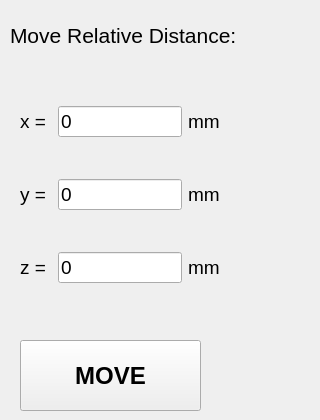
      <widget class="QWidget" name="RelativeMove">
       <widget class="QPushButton" name="relativemoveButton">
        <property name="geometry">
         <rect>
          <x>20</x>
          <y>340</y>
          <width>181</width>
          <height>71</height>
         </rect>
        </property>
        <property name="font">
         <font>
          <pointsize>18</pointsize>
          <weight>75</weight>
          <bold>true</bold>
         </font>
        </property>
        <property name="toolTip">
         <string>Move Stage Relative Distance</string>
        </property>
        <property name="text">
         <string>MOVE</string>
        </property>
       </widget>
       <widget class="QWidget" name="gridLayoutWidget_2">
        <property name="geometry">
         <rect>
          <x>20</x>
          <y>70</y>
          <width>200</width>
          <height>251</height>
         </rect>
        </property>
        <layout class="QGridLayout" name="gridLayout_2">
         <item row="2" column="1">
          <widget class="QLineEdit" name="yrelativeEdit">
           <property name="font">
            <font>
             <pointsize>14</pointsize>
            </font>
           </property>
           <property name="toolTip">
            <string>Enter distance to move in y</string>
           </property>
           <property name="text">
            <string>0</string>
           </property>
          </widget>
         </item>
         <item row="1" column="0">
          <widget class="QLabel" name="label_5">
           <property name="font">
            <font>
             <pointsize>14</pointsize>
            </font>
           </property>
           <property name="text">
            <string>x = </string>
           </property>
          </widget>
         </item>
         <item row="3" column="0">
          <widget class="QLabel" name="label_7">
           <property name="font">
            <font>
             <pointsize>14</pointsize>
            </font>
           </property>
           <property name="text">
            <string>z = </string>
           </property>
          </widget>
         </item>
         <item row="1" column="1">
          <widget class="QLineEdit" name="xrelativeEdit">
           <property name="font">
            <font>
             <pointsize>14</pointsize>
            </font>
           </property>
           <property name="toolTip">
            <string>Enter distance to move in x</string>
           </property>
           <property name="text">
            <string>0</string>
           </property>
          </widget>
         </item>
         <item row="2" column="0">
          <widget class="QLabel" name="label_6">
           <property name="font">
            <font>
             <pointsize>14</pointsize>
            </font>
           </property>
           <property name="text">
            <string>y = </string>
           </property>
          </widget>
         </item>
         <item row="3" column="1">
          <widget class="QLineEdit" name="zrelativeEdit">
           <property name="font">
            <font>
             <pointsize>14</pointsize>
            </font>
           </property>
           <property name="toolTip">
            <string>Enter distance to move in z</string>
           </property>
           <property name="text">
            <string>0</string>
           </property>
          </widget>
         </item>
         <item row="1" column="2">
          <widget class="QLabel" name="label_9">
           <property name="font">
            <font>
             <pointsize>14</pointsize>
            </font>
           </property>
           <property name="text">
            <string>mm</string>
           </property>
          </widget>
         </item>
         <item row="2" column="2">
          <widget class="QLabel" name="label_10">
           <property name="font">
            <font>
             <pointsize>14</pointsize>
            </font>
           </property>
           <property name="text">
            <string>mm</string>
           </property>
          </widget>
         </item>
         <item row="3" column="2">
          <widget class="QLabel" name="label_11">
           <property name="font">
            <font>
             <pointsize>14</pointsize>
            </font>
           </property>
           <property name="text">
            <string>mm</string>
           </property>
          </widget>
         </item>
        </layout>
       </widget>
       <widget class="QLabel" name="label_8">
        <property name="geometry">
         <rect>
          <x>10</x>
          <y>10</y>
          <width>301</width>
          <height>51</height>
         </rect>
        </property>
        <property name="font">
         <font>
          <pointsize>16</pointsize>
         </font>
        </property>
        <property name="text">
         <string>Move Relative Distance:</string>
        </property>
       </widget>
      </widget>
